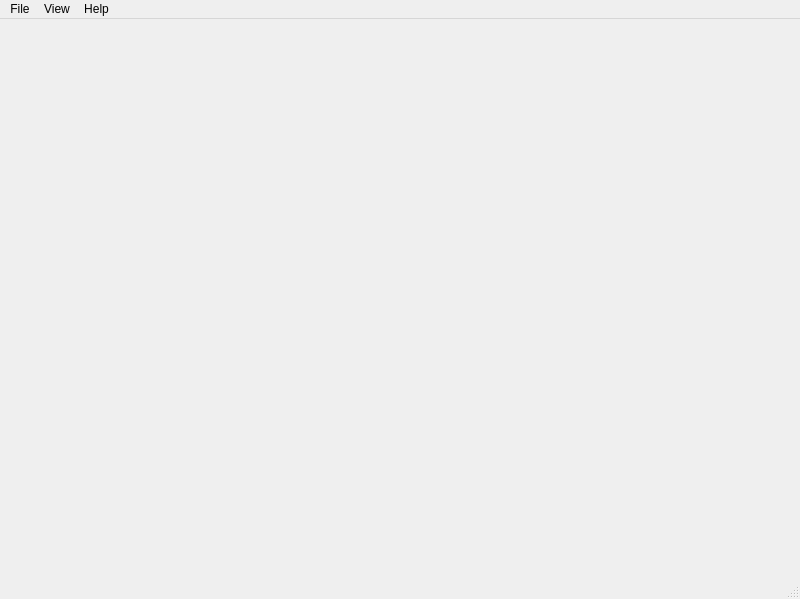
<?xml version="1.0" encoding="UTF-8"?>
<ui version="4.0">
 <class>MainWindow</class>
 <widget class="QMainWindow" name="MainWindow">
  <property name="geometry">
   <rect>
    <x>0</x>
    <y>0</y>
    <width>800</width>
    <height>599</height>
   </rect>
  </property>
  <property name="windowTitle">
   <string>MainWindow</string>
  </property>
  <widget class="QWidget" name="centralwidget"/>
  <widget class="QMenuBar" name="menubar">
   <property name="geometry">
    <rect>
     <x>0</x>
     <y>0</y>
     <width>800</width>
     <height>33</height>
    </rect>
   </property>
   <widget class="QMenu" name="menuFile">
    <property name="title">
     <string>File</string>
    </property>
    <addaction name="actionNew_Database"/>
    <addaction name="actionOpen_Database"/>
    <addaction name="separator"/>
    <addaction name="actionImport_Account_Codes"/>
    <addaction name="actionExport_Account_Codes"/>
    <addaction name="separator"/>
    <addaction name="actionImport_Personal_Notes"/>
    <addaction name="actionExport_Personal_Notes"/>
    <addaction name="separator"/>
    <addaction name="actionExit"/>
   </widget>
   <widget class="QMenu" name="menuView">
    <property name="title">
     <string>View</string>
    </property>
    <addaction name="actionSearch_View"/>
    <addaction name="actionSearch_Mode"/>
    <addaction name="separator"/>
    <addaction name="actionColor_Hierarchy"/>
   </widget>
   <widget class="QMenu" name="menuHelp">
    <property name="title">
     <string>Help</string>
    </property>
   </widget>
   <addaction name="menuFile"/>
   <addaction name="menuView"/>
   <addaction name="menuHelp"/>
  </widget>
  <widget class="QStatusBar" name="statusbar"/>
  <action name="actionNew_Database">
   <property name="text">
    <string>New Database</string>
   </property>
   <property name="shortcut">
    <string>Ctrl+N</string>
   </property>
  </action>
  <action name="actionOpen_Database">
   <property name="text">
    <string>Open Database</string>
   </property>
   <property name="shortcut">
    <string>Ctrl+O</string>
   </property>
  </action>
  <action name="actionImport_Account_Codes">
   <property name="text">
    <string>Import Account Codes</string>
   </property>
  </action>
  <action name="actionExport_Account_Codes">
   <property name="text">
    <string>Export Account Codes</string>
   </property>
  </action>
  <action name="actionImport_Personal_Notes">
   <property name="text">
    <string>Import Personal Notes</string>
   </property>
  </action>
  <action name="actionExport_Personal_Notes">
   <property name="text">
    <string>Export Personal Notes</string>
   </property>
  </action>
  <action name="actionExit">
   <property name="text">
    <string>Exit</string>
   </property>
   <property name="shortcut">
    <string>Ctrl+Q</string>
   </property>
  </action>
  <action name="actionSearch_View">
   <property name="text">
    <string>Browse Mode</string>
   </property>
  </action>
  <action name="actionSearch_Mode">
   <property name="text">
    <string>Search Mode</string>
   </property>
  </action>
  <action name="actionColor_Hierarchy">
   <property name="checkable">
    <bool>true</bool>
   </property>
   <property name="text">
    <string>Color Hierarchy</string>
   </property>
   <property name="shortcut">
    <string>Ctrl+H</string>
   </property>
  </action>
 </widget>
 <resources/>
 <connections/>
</ui>
